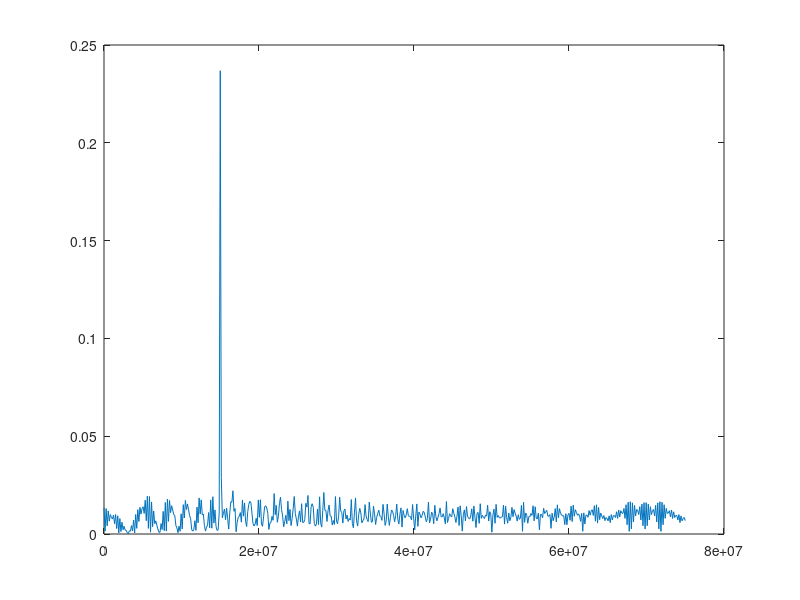
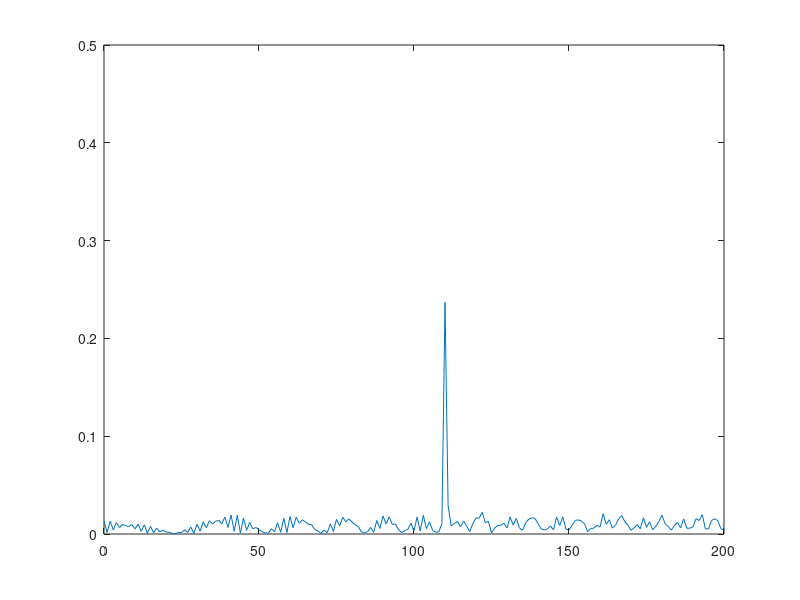
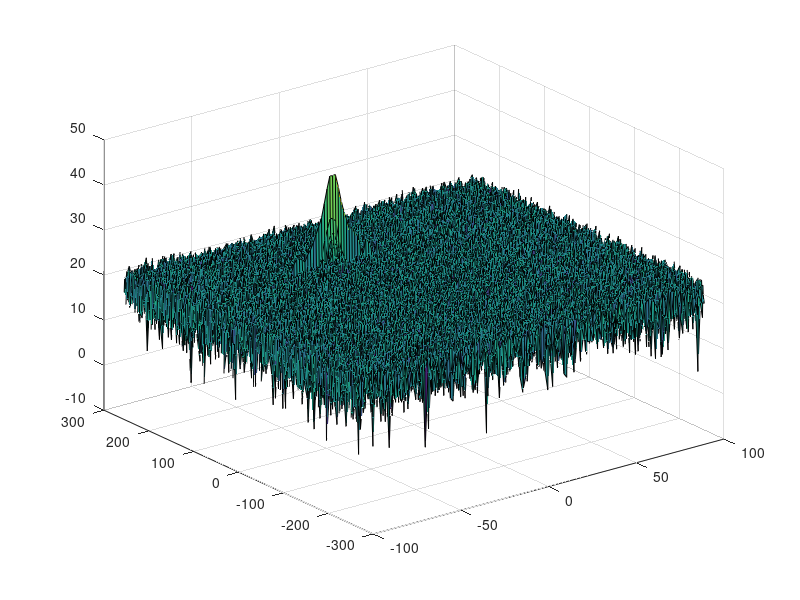

MATLAB code to generate these figures, in order: (Note: this script raises an error after producing the figures.)
clear all
clc

%% Radar Specifications 
%%%%%%%%%%%%%%%%%%%%%%%%%%%
% Frequency of operation = 77GHz
% Max Range = 200m             
% Range Resolution = 1 m      
% Max Velocity = 100 m/s    
% Speed of light = 3e8
%%%%%%%%%%%%%%%%%%%%%%%%%%%

%% User Defined Range and Velocity of target
% *%TODO* :
% define the target's initial position and velocity. Note : Velocity
% remains contant
 
R = 110;
v = -20;

fprintf('Ground Truth Range = %d, Velocity = %d\n', R, v);

%% FMCW Waveform Generation

% *%TODO* :
%Design the FMCW waveform by giving the specs of each of its parameters.
% Calculate the Bandwidth (B), Chirp Time (Tchirp) and Slope (slope) of the FMCW
% chirp using the requirements above.

c = 3e8;                %speed of light in meters/sec
delta_r = 1;            %range resolution in meters
Bsweep = c/2*delta_r;   %Bsweep calculation

range_max = 200;            %given radar's max range
Tchirp = 5.5*(range_max*2/c);   %5.5 times of the trip time for maximun range

slope = Bsweep/Tchirp;          %Slope of the FMCW chirp
fprintf('Slope = %d\n', slope);

%Operating carrier frequency of Radar 
fc= 77e9;             %carrier freq
                                                         
%The number of chirps in one sequence. Its ideal to have 2^ value for the ease of running the FFT
%for Doppler Estimation. 
Nd = 128;                   % #of doppler cells OR #of sent periods % number of chirps

%The number of samples on each chirp. 
Nr = 1024;                  %for length of time OR # of range cells

% Timestamp for running the displacement scenario for every sample on each
% chirp
t = linspace(0,Nd*Tchirp,Nr*Nd); %total time for samples

%Creating the vectors for Tx, Rx and Mix based on the total samples input.
Tx = zeros(1,length(t)); %transmitted signal
Rx = zeros(1,length(t)); %received signal
Mix = zeros(1,length(t)); %beat signal

%Similar vectors for range_covered and time delay.
r_t=zeros(1,length(t));
td=zeros(1,length(t));

%% Signal generation and Moving Target simulation
% Running the radar scenario over the time. 

for i=1:length(t)            
    
    % *%TODO* :
    %For each time stamp update the Range of the Target for constant velocity. 
    r_t(i) = R + v * t(i);
    td(i) = 2*r_t(i)/c;
    
    % *%TODO* :
    %For each time sample we need update the transmitted and
    %received signal. 
    Tx(i) = cos(2*pi*(fc*t(i)+0.5*slope*t(i)^2));
    Rx(i) = cos(2*pi*(fc*(t(i)-td(i))+0.5*slope*(t(i)-td(i))^2));
    
    % *%TODO* :
    %Now by mixing the Transmit and Receive generate the beat signal
    %This is done by element wise matrix multiplication of Transmit and
    %Receiver Signal
    Mix(i) = Tx(i).*Rx(i);
    
end

%% RANGE MEASUREMENT
L = Tchirp*Bsweep;  % Length of signal

% *%TODO* :
%reshape the vector into Nr*Nd array. Nr and Nd here would also define the size of
%Range and Doppler FFT respectively.
Mix=reshape(Mix,[Nr,Nd]);

% *%TODO* :
%run the FFT on the beat signal along the range bins dimension (Nr) and normalize.
signal_fft = fft(Mix,Nr);

% *%TODO* :
% Take the absolute value of FFT output
signal_fft = abs(signal_fft/L);

% *%TODO* :
% Output of FFT is double sided signal, but we are interested in only one side of the spectrum.
% Hence we throw out half of the samples.
signal_fft = signal_fft(1:L/2+1);

% *%TODO* :
% plot FFT output 
f = Bsweep*(0:(L/2))/L;
figure('Name','FFT Output')
plot(f,signal_fft)

% Calculate range estimation
R = (c*Tchirp*f)/(2*Bsweep);

%plotting the range
figure('Name','Range from First FFT')
plot(R,signal_fft)
axis([0 200 0 0.5]);

%% RANGE DOPPLER RESPONSE
% The 2D FFT implementation is already provided here. This will run a 2DFFT
% on the mixed signal (beat signal) output and generate a range doppler
% map.You will implement CFAR on the generated RDM


% Range Doppler Map Generation.

% The output of the 2D FFT is an image that has reponse in the range and
% doppler FFT bins. So, it is important to convert the axis from bin sizes
% to range and doppler based on their Max values.

% 2D FFT using the FFT size for both dimensions.
sig_fft2 = fft2(Mix,Nr,Nd);

% Taking just one side of signal from Range dimension.
sig_fft2 = sig_fft2(1:Nr/2,1:Nd);
sig_fft2 = fftshift(sig_fft2);
RDM = abs(sig_fft2);
RDM = 10*log10(RDM) ;

%use the surf function to plot the output of 2DFFT and to show axis in both
%dimensions
doppler_axis = linspace(-100,100,Nd);
range_axis = linspace(-200,200,Nr/2)*((Nr/2)/400);
figure,surf(doppler_axis,range_axis,RDM);

%% CFAR implementation

%Slide Window through the complete Range Doppler Map

% *%TODO* :
%Select the number of Training Cells in both the dimensions.
Tr = 12;
Td = 6;

% *%TODO* :
%Select the number of Guard Cells in both dimensions around the Cell under 
%test (CUT) for accurate estimation
Gr = 12;
Gd = 6;

% *%TODO* :
% offset the threshold by SNR value in dB
offset = 2;


% *%TODO* :
% The process above will generate a thresholded block, which is smaller 
%than the Range Doppler Map as the CUT cannot be located at the edges of
%matrix. Hence,few cells will not be thresholded. To keep the map size same
% set those values to 0. 

% Then create another vector to hold final signal after thresholding
signal_cfar = zeros(Nr/2,Nd);

% *%TODO* :
%Create a vector to store noise_level for each iteration on training cells
noise_level = zeros(1,1);


% *%TODO* :
%design a loop such that it slides the CUT across range doppler map by
%giving margins at the edges for Training and Guard Cells.
%For every iteration sum the signal level within all the training
%cells. To sum convert the value from logarithmic to linear using db2pow
%function. Average the summed values for all of the training
%cells used. After averaging convert it back to logarithimic using pow2db.
%Further add the offset to it to determine the threshold. Next, compare the
%signal under CUT with this threshold. If the CUT level > threshold assign
%it a value of 1, else equate it to 0.


% Use RDM[x,y] as the matrix from the output of 2D FFT for implementing CFAR
num_cells = (2*Tr+2*Gr+1)*(2*Td+2*Gd+1) - (2*Gr+1)*(2*Gd+1);

for i = 1:(Nr/2 - (2*Gr+2*Tr))
    for j = 1:(Nd - (2*Gd+2*Td))
        % Now for each step, add the noise within all the training cells   
        % Taking the leading cell average here
        noise_level = sum(RDM(i:i+2*Tr+2*Gr, j:j+2*Td+2*Gd),'all') - sum(RDM(i+Tr:i+Tr+2*Gr, j+Td:j+Td+2*Gd),'all');
              
        % To determine the threshold, we take the average of summed noise
        % and multiply it with the offset        
        
        threshold = (noise_level/num_cells);      
        threshold = pow2db(threshold) + offset;
        threshold = db2pow(threshold);
        
        % Now pick the cell under test which is the T+G cells away from the
        % first training cell and seasure the signal level
        signal = RDM(i+Tr+Gr, j+Td+Gd);
        
        % If the signal level at Cell Under Test belows the threshold then
        % assign it to 0 value
        if (signal <= threshold)
            signal = 0;
        else 
            signal = 1;
        end
        
        signal_cfar(i+Tr+Gr,j+Td+Gd) = signal;        
    end
end

% *%TODO* :
%display the CFAR output using the Surf function like we did for Range
%Doppler Response output.
figure,surf(doppler_axis,range_axis,signal_cfar);
colorbar;


 
 